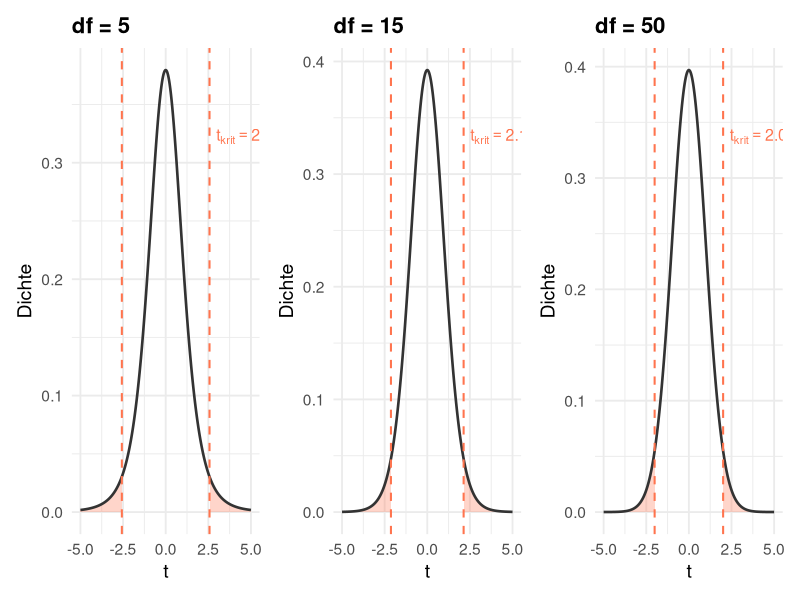
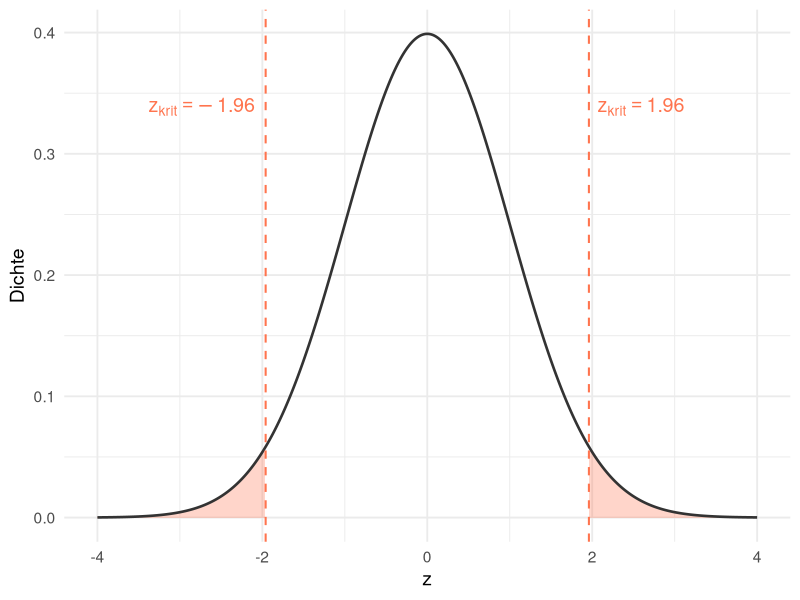
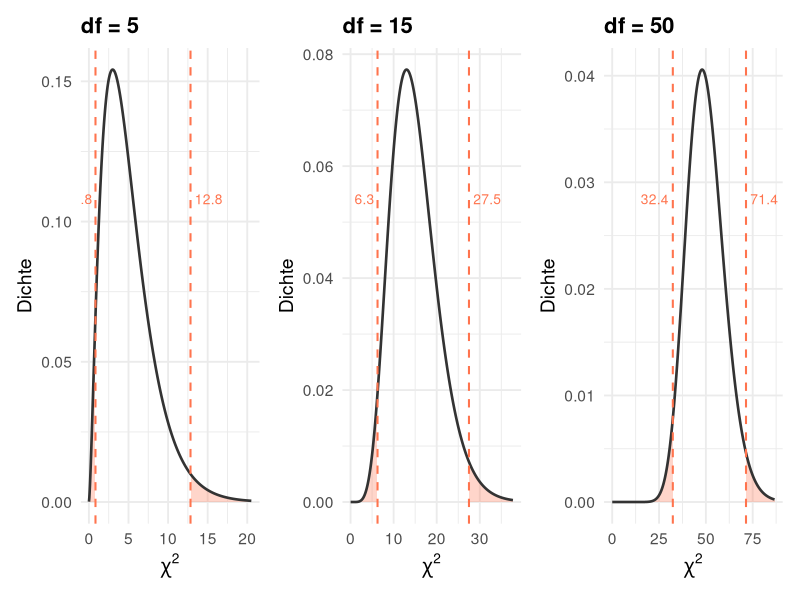
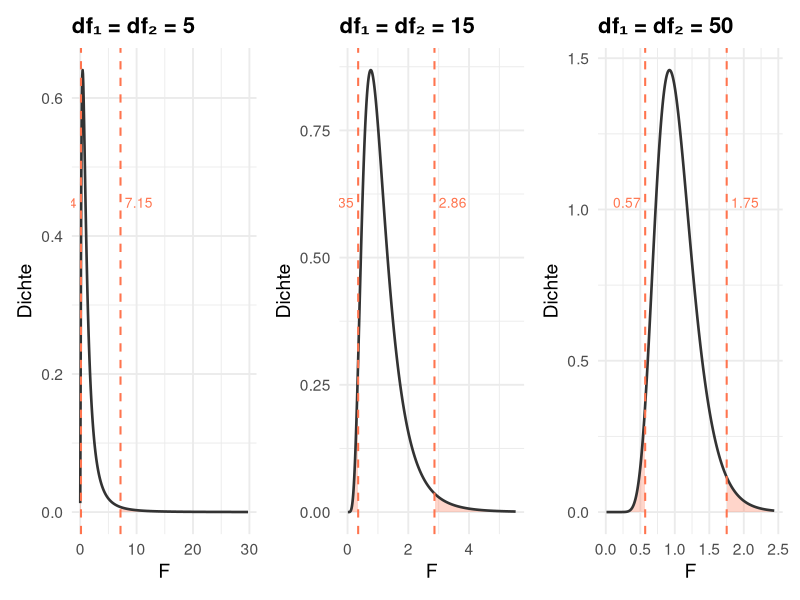

Reproduce these figures in R, in order.
## ---- chunk 1
library(ggplot2)
library(patchwork)

COL_REJECT <- "#FF744E"
COL_ACCEPT <- "#75AADB"
ALPHA <- 0.05
## ---- chunk 2
#| label: fig-t-dist
#| fig-cap: "t-Verteilung mit zweiseitigem Ablehnungsbereich (α = 0.05) für drei Freiheitsgrade"
#| fig-asp: 0.4

dfs <- c(5, 15, 50)
x <- seq(-5, 5, length.out = 500)

plots <- lapply(dfs, function(df) {
  y <- dt(x, df)
  crit <- qt(1 - ALPHA/2, df)
  
  df_curve <- data.frame(x = x, y = y)
  df_left  <- df_curve[df_curve$x <= -crit, ]
  df_right <- df_curve[df_curve$x >= crit, ]
  
  ggplot(df_curve, aes(x, y)) +
    geom_area(data = df_left, fill = COL_REJECT, alpha = 0.3) +
    geom_area(data = df_right, fill = COL_REJECT, alpha = 0.3) +
    geom_line(linewidth = 0.9, color = "#333") +
    geom_vline(xintercept = c(-crit, crit), linetype = "dashed", 
               color = COL_REJECT, linewidth = 0.7) +
    annotate("text", x = crit, y = max(y) * 0.85, 
             label = paste0("t[krit]==", round(crit, 2)), parse = TRUE,
             hjust = -0.1, size = 4, color = COL_REJECT) +
    labs(title = paste0("df = ", df), x = "t", y = "Dichte") +
    theme_minimal(base_size = 14) +
    theme(plot.title = element_text(face = "bold", size = 16))
})

plots[[1]] + plots[[2]] + plots[[3]]
## ---- chunk 3
#| label: fig-z-dist
#| fig-cap: "Standardnormalverteilung mit zweiseitigem Ablehnungsbereich (α = 0.05)"
#| fig-asp: 0.4

x <- seq(-4, 4, length.out = 500)
y <- dnorm(x)
crit <- qnorm(1 - ALPHA/2)

df_curve <- data.frame(x = x, y = y)
df_left  <- df_curve[df_curve$x <= -crit, ]
df_right <- df_curve[df_curve$x >= crit, ]

ggplot(df_curve, aes(x, y)) +
  geom_area(data = df_left, fill = COL_REJECT, alpha = 0.3) +
  geom_area(data = df_right, fill = COL_REJECT, alpha = 0.3) +
  geom_line(linewidth = 0.9, color = "#333") +
  geom_vline(xintercept = c(-crit, crit), linetype = "dashed", 
             color = COL_REJECT, linewidth = 0.7) +
  annotate("text", x = crit, y = max(y) * 0.85, 
           label = paste0("z[krit]==", round(crit, 2)), parse = TRUE,
           hjust = -0.1, size = 5, color = COL_REJECT) +
  annotate("text", x = -crit, y = max(y) * 0.85, 
           label = paste0("z[krit]==", round(-crit, 2)), parse = TRUE,
           hjust = 1.1, size = 5, color = COL_REJECT) +
  labs(x = "z", y = "Dichte") +
  theme_minimal(base_size = 14)
## ---- chunk 4
#| label: fig-chisq-dist
#| fig-cap: "Chi-Quadrat-Verteilung mit zweiseitigem Ablehnungsbereich (α = 0.05) für drei Freiheitsgrade"
#| fig-asp: 0.4

dfs <- c(5, 15, 50)

plots <- lapply(dfs, function(df) {
  x_max <- qchisq(0.999, df)
  x <- seq(0.01, x_max, length.out = 500)
  y <- dchisq(x, df)
  
  crit_lo <- qchisq(ALPHA/2, df)
  crit_hi <- qchisq(1 - ALPHA/2, df)
  
  df_curve <- data.frame(x = x, y = y)
  df_left  <- df_curve[df_curve$x <= crit_lo, ]
  df_right <- df_curve[df_curve$x >= crit_hi, ]
  
  ggplot(df_curve, aes(x, y)) +
    geom_area(data = df_left, fill = COL_REJECT, alpha = 0.3) +
    geom_area(data = df_right, fill = COL_REJECT, alpha = 0.3) +
    geom_line(linewidth = 0.9, color = "#333") +
    geom_vline(xintercept = c(crit_lo, crit_hi), linetype = "dashed", 
               color = COL_REJECT, linewidth = 0.7) +
    annotate("text", x = crit_hi, y = max(y) * 0.7, 
             label = round(crit_hi, 1),
             hjust = -0.15, size = 3.5, color = COL_REJECT) +
    annotate("text", x = crit_lo, y = max(y) * 0.7, 
             label = round(crit_lo, 1),
             hjust = 1.15, size = 3.5, color = COL_REJECT) +
    labs(title = paste0("df = ", df), x = expression(chi^2), y = "Dichte") +
    theme_minimal(base_size = 14) +
    theme(plot.title = element_text(face = "bold", size = 16))
})

plots[[1]] + plots[[2]] + plots[[3]]
## ---- chunk 5
#| label: fig-f-dist
#| fig-cap: "F-Verteilung mit zweiseitigem Ablehnungsbereich (α = 0.05) für drei Freiheitsgrade (df₁ = df₂)"
#| fig-asp: 0.4

dfs <- c(5, 15, 50)

plots <- lapply(dfs, function(df) {
  x_max <- qf(0.999, df, df)
  x <- seq(0.01, x_max, length.out = 500)
  y <- df(x, df, df)
  
  crit_lo <- qf(ALPHA/2, df, df)
  crit_hi <- qf(1 - ALPHA/2, df, df)
  
  df_curve <- data.frame(x = x, y = y)
  df_left  <- df_curve[df_curve$x <= crit_lo, ]
  df_right <- df_curve[df_curve$x >= crit_hi, ]
  
  ggplot(df_curve, aes(x, y)) +
    geom_area(data = df_left, fill = COL_REJECT, alpha = 0.3) +
    geom_area(data = df_right, fill = COL_REJECT, alpha = 0.3) +
    geom_line(linewidth = 0.9, color = "#333") +
    geom_vline(xintercept = c(crit_lo, crit_hi), linetype = "dashed", 
               color = COL_REJECT, linewidth = 0.7) +
    annotate("text", x = crit_hi, y = max(y) * 0.7, 
             label = round(crit_hi, 2),
             hjust = -0.15, size = 3.5, color = COL_REJECT) +
    annotate("text", x = crit_lo, y = max(y) * 0.7, 
             label = round(crit_lo, 2),
             hjust = 1.15, size = 3.5, color = COL_REJECT) +
    labs(title = paste0("df₁ = df₂ = ", df), x = "F", y = "Dichte") +
    theme_minimal(base_size = 14) +
    theme(plot.title = element_text(face = "bold", size = 16))
})

plots[[1]] + plots[[2]] + plots[[3]]
